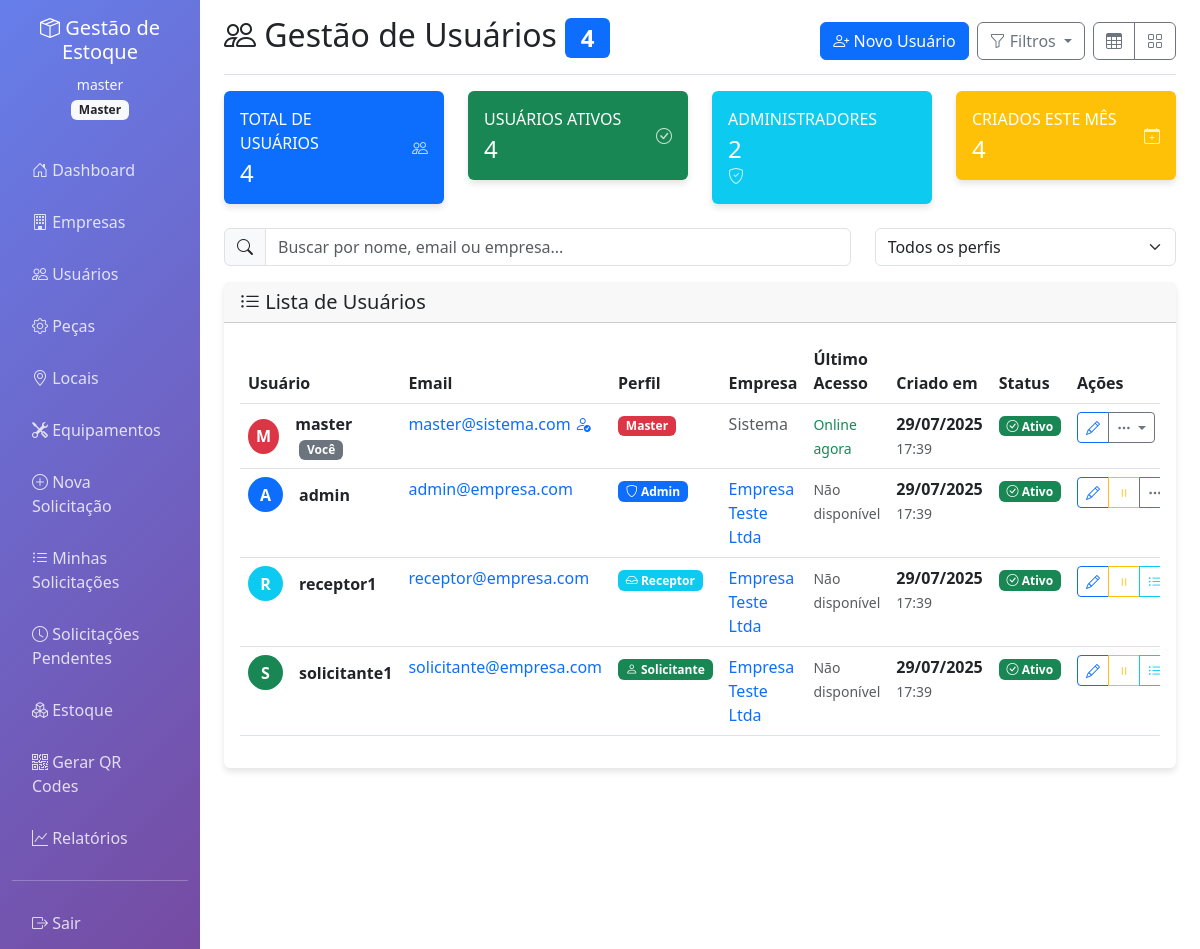
Page /users (signed in) on the earlier database version.
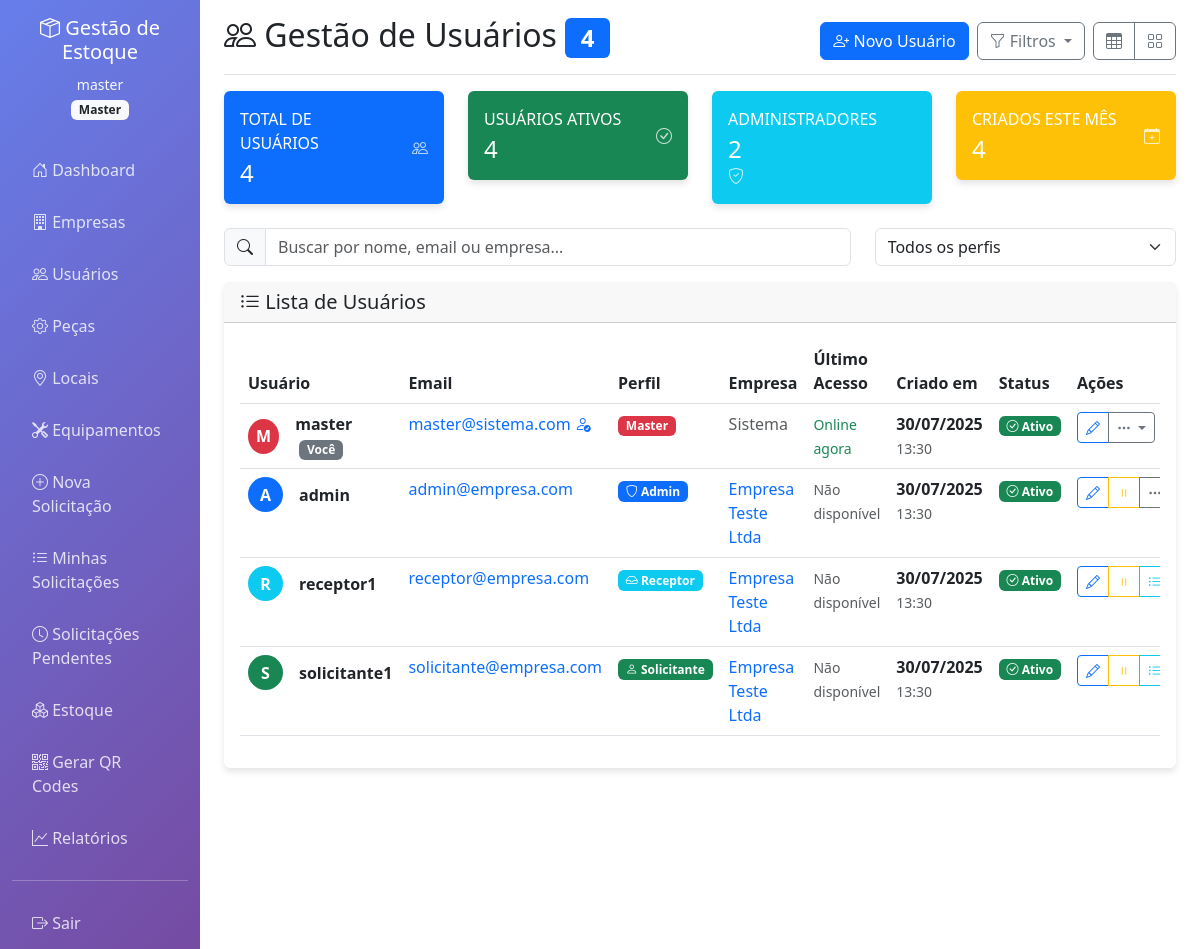
Same page on the later database version.
### app.py (models this page shows)
class User(UserMixin, db.Model):
    id = db.Column(db.Integer, primary_key=True)
    username = db.Column(db.String(80), unique=True, nullable=False)
    email = db.Column(db.String(120), unique=True, nullable=False)
    password_hash = db.Column(db.String(255), nullable=False)
    role = db.Column(db.String(20), nullable=False)  # master, admin, solicitante, receptor
    company_id = db.Column(db.Integer, db.ForeignKey('company.id'), nullable=True)
    is_active = db.Column(db.Boolean, default=True)
    created_at = db.Column(db.DateTime, default=datetime.utcnow)
    company = db.relationship('Company', backref='users')

class Company(db.Model):
    id = db.Column(db.Integer, primary_key=True)
    name = db.Column(db.String(100), nullable=False)
    cnpj = db.Column(db.String(20), unique=True)
    address = db.Column(db.Text)
    contact_email = db.Column(db.String(120))
    is_active = db.Column(db.Boolean, default=True)
    created_at = db.Column(db.DateTime, default=datetime.utcnow)

### app.py (the view)
@app.route('/users')
@login_required
@role_required('master', 'admin')
def manage_users():
    if current_user.role == 'master':
        users = User.query.filter_by(is_active=True).all()
        companies = Company.query.filter_by(is_active=True).all()
    else:
        users = User.query.filter_by(company_id=current_user.company_id, is_active=True).all()
        companies = [current_user.company]
    return render_template('users.html', users=users, companies=companies)

### app.py (called while the page is built)
@app.context_processor
def inject_now():
    return {'now': datetime.utcnow()}

def role_required(*roles):
    def decorator(f):
        @wraps(f)
        def decorated_function(*args, **kwargs):
            if not current_user.is_authenticated or current_user.role not in roles:
                flash('Acesso negado. Você não tem permissão para acessar esta página.', 'error')
                return redirect(url_for('dashboard'))
            return f(*args, **kwargs)
        return decorated_function
    return decorator

@login_manager.user_loader
def load_user(user_id):
    return User.query.get(int(user_id))

### templates/users.html (shortened to what the changed rows need)
{% extends "base.html" %}
{% block content %}
<div class="d-flex justify-content-between flex-wrap flex-md-nowrap align-items-center pt-3 pb-2 mb-3 border-bottom">
    <h1 class="h2">
        <i class="bi bi-people"></i> Gestão de Usuários
        {% if users %}
        <span class="badge bg-primary">{{ users|length }}</span>
        {% endif %}
    </h1>
</div>
{% if users %}
                            {% set this_month = now.month %}
                            {% set this_year = now.year %}
<div id="table-view" class="card">
    <div class="card-body">
        <div class="table-responsive">
            <table class="table table-hover">
                <thead>
                    <tr>
                        <th>Usuário</th>
                        <th>Email</th>
                        <th>Perfil</th>
                        {% if current_user.role == 'master' %}
                        <th>Empresa</th>
                        {% endif %}
                        <th>Último Acesso</th>
                        <th>Criado em</th>
                        <th>Status</th>
                        <th>Ações</th>
                    </tr>
                </thead>
                <tbody id="usersTableBody">
                    {% for user in users %}
                    <tr data-user="{{ user.username|lower }} {{ user.email|lower }} {{ user.company.name|lower if user.company else '' }}"
                        data-role="{{ user.role }}"
                        class="{{ 'table-light' if not user.is_active else '' }}">
                        <td>
                            <div class="d-flex align-items-center">
                                <div class="avatar-sm bg-{{ 'danger' if user.role == 'master' else 'primary' if user.role == 'admin' else 'info' if user.role == 'receptor' else 'success' }} text-white rounded-circle d-flex align-items-center justify-content-center me-3">
                                    {{ user.username[0]|upper }}
                                </div>
                                <div>
                                    <strong>{{ user.username }}</strong>
                                    {% if user.id == current_user.id %}
                                    <span class="badge bg-secondary ms-1">Você</span>
                                    {% endif %}
                                </div>
                            </div>
                        </td>
                        <td>
                            <a href="mailto:{{ user.email }}" class="text-decoration-none">
                                {{ user.email }}
                            </a>
                            {% if user.email == current_user.email %}
                            <i class="bi bi-person-check text-primary" title="Seu email"></i>
                            {% endif %}
                        </td>
                        <td>
                            <span class="badge
                                {% if user.role == 'master' %}bg-danger
                                {% elif user.role == 'admin' %}bg-primary
                                {% elif user.role == 'receptor' %}bg-info
                                {% else %}bg-success
                                {% endif %}">
                                <i class="bi bi-{{ 'crown' if user.role == 'master' else 'shield' if user.role == 'admin' else 'inbox' if user.role == 'receptor' else 'person' }}"></i>
                                {{ user.role|title }}
                            </span>
                        </td>
                        {% if current_user.role == 'master' %}
                        <td>
                            {% if user.company %}
                            <span class="text-primary">{{ user.company.name }}</span>
                            {% else %}
                            <span class="text-muted">Sistema</span>
                            {% endif %}
                        </td>
                        {% endif %}
                        <td>
                            <small class="text-muted">
                                {% if user.id == current_user.id %}
                                <span class="text-success">Online agora</span>
                                {% else %}
                                Não disponível
                                {% endif %}
                            </small>
                        </td>
                        <td>
                            <strong>{{ user.created_at.strftime('%d/%m/%Y') }}</strong>
                            <br><small class="text-muted">{{ user.created_at.strftime('%H:%M') }}</small>
                        </td>
                        <td>
                            <span class="badge {{ 'bg-success' if user.is_active else 'bg-secondary' }}">
                                <i class="bi bi-{{ 'check-circle' if user.is_active else 'pause-circle' }}"></i>
                                {{ 'Ativo' if user.is_active else 'Inativo' }}
                            </span>
                        </td>
                        <td>
                            <div class="btn-group">
                                <a href="{{ url_for('edit_user', id=user.id) }}"
                                   class="btn btn-sm btn-outline-primary"
                                   title="Editar usuário">
                                    <i class="bi bi-pencil"></i>
                                </a>
                                {% if user.id != current_user.id %}
                                <button class="btn btn-sm btn-outline-{{ 'success' if not user.is_active else 'warning' }}"
                                        onclick="toggleUserStatus({{ user.id }}, {{ user.is_active|lower }})"
                                        title="{{ 'Ativar' if not user.is_active else 'Desativar' }} usuário">
                                    <i class="bi bi-{{ 'play' if not user.is_active else 'pause' }}"></i>
                                </button>
                                {% endif %}
                                {% if user.role in ['solicitante', 'receptor'] %}
                                <a href="{{ url_for('my_requests') }}?user_id={{ user.id }}"
                                   class="btn btn-sm btn-outline-info"
                                   title="Ver solicitações">
                                    <i class="bi bi-list-ul"></i>
                                </a>
                                {% endif %}
                                <div class="btn-group">
                                    <button type="button" class="btn btn-sm btn-outline-secondary dropdown-toggle" data-bs-toggle="dropdown">
                                        <i class="bi bi-three-dots"></i>
                                    </button>
                                </div>
                            </div>
                        </td>
                    </tr>
                    {% endfor %}
                </tbody>
            </table>
        </div>
    </div>
</div>
{% endif %}
{% endblock %}

### templates/base.html (shortened to what the changed rows need)
<!DOCTYPE html>
<html lang="pt-BR">
<head>
    <link href="https://cdn.jsdelivr.net/npm/bootstrap@5.3.0/dist/css/bootstrap.min.css" rel="stylesheet">
    <link href="https://cdn.jsdelivr.net/npm/bootstrap-icons@1.10.0/font/bootstrap-icons.css" rel="stylesheet">
</head>
<body>
    <div class="container-fluid">
        <div class="row">
            {% if current_user.is_authenticated %}
            <nav class="col-md-3 col-lg-2 d-md-block sidebar collapse">
                <div class="position-sticky pt-3">
                    <div class="text-center mb-4">
                        <h5 class="text-white">
                            <i class="bi bi-box-seam"></i>
                            Gestão de Estoque
                        </h5>
                        <small class="text-light">{{ current_user.username }}</small>
                        <br>
                        <span class="badge bg-light text-dark">{{ current_user.role|title }}</span>
                    </div>
                    <ul class="nav flex-column">
                        <li class="nav-item">
                            <a class="nav-link" href="{{ url_for('dashboard') }}">
                                <i class="bi bi-house-door"></i> Dashboard
                            </a>
                        </li>
                        {% if current_user.role == 'master' %}
                        <li class="nav-item">
                            <a class="nav-link" href="{{ url_for('manage_companies') }}">
                                <i class="bi bi-building"></i> Empresas
                            </a>
                        </li>
                        <li class="nav-item">
                            <a class="nav-link" href="{{ url_for('manage_users') }}">
                                <i class="bi bi-people"></i> Usuários
                            </a>
                        </li>
                        <li class="nav-item">
                            <a class="nav-link" href="{{ url_for('manage_parts') }}">
                                <i class="bi bi-gear"></i> Peças
                            </a>
                        </li>
                        {% endif %}
                        {% if current_user.role in ['admin', 'master'] %}
                        <li class="nav-item">
                            <a class="nav-link" href="{{ url_for('manage_locations') }}">
                                <i class="bi bi-geo-alt"></i> Locais
                            </a>
                        </li>
                        <li class="nav-item">
                            <a class="nav-link" href="{{ url_for('manage_equipments') }}">
                                <i class="bi bi-tools"></i> Equipamentos
                            </a>
                        </li>
                        {% endif %}
                        {% if current_user.role in ['solicitante', 'admin', 'master'] %}
                        <li class="nav-item">
                            <a class="nav-link" href="{{ url_for('new_request') }}">
                                <i class="bi bi-plus-circle"></i> Nova Solicitação
                            </a>
                        </li>
                        <li class="nav-item">
                            <a class="nav-link" href="{{ url_for('my_requests') }}">
                                <i class="bi bi-list-ul"></i> Minhas Solicitações
                            </a>
                        </li>
                        {% endif %}
                        {% if current_user.role in ['receptor', 'admin', 'master'] %}
                        <li class="nav-item">
                            <a class="nav-link" href="{{ url_for('pending_requests') }}">
                                <i class="bi bi-clock"></i> Solicitações Pendentes
                            </a>
                        </li>
                        <li class="nav-item">
                            <a class="nav-link" href="{{ url_for('manage_stock') }}">
                                <i class="bi bi-boxes"></i> Estoque
                            </a>
                        </li>
                        <li class="nav-item">
                            <a class="nav-link" href="{{ url_for('generate_qr_codes') }}">
                                <i class="bi bi-qr-code"></i> Gerar QR Codes
                            </a>
                        </li>
                        {% endif %}
                        {% if current_user.role in ['admin', 'master', 'receptor'] %}
                        <li class="nav-item">
                            <a class="nav-link" href="{{ url_for('reports') }}">
                                <i class="bi bi-graph-up"></i> Relatórios
                            </a>
                        </li>
                        {% endif %}
                    </ul>
                    <hr class="text-white">
                    <ul class="nav flex-column">
                        <li class="nav-item">
                            <a class="nav-link" href="{{ url_for('logout') }}">
                                <i class="bi bi-box-arrow-right"></i> Sair
                            </a>
                        </li>
                    </ul>
                </div>
            </nav>
            {% endif %}
            <main class="col-md-9 ms-sm-auto col-lg-10 px-md-4">
                {% block content %}{% endblock %}
            </main>
        </div>
    </div>
</body>
</html>

Differences in the rows shown:
changed User "master": created_at "29/07/2025" → "30/07/2025"; created_at "17:39" → "13:30"
changed User "admin": created_at "29/07/2025" → "30/07/2025"; created_at "17:39" → "13:30"
changed User "receptor1": created_at "29/07/2025" → "30/07/2025"; created_at "17:39" → "13:30"
changed User "solicitante1": created_at "29/07/2025" → "30/07/2025"; created_at "17:39" → "13:30"
